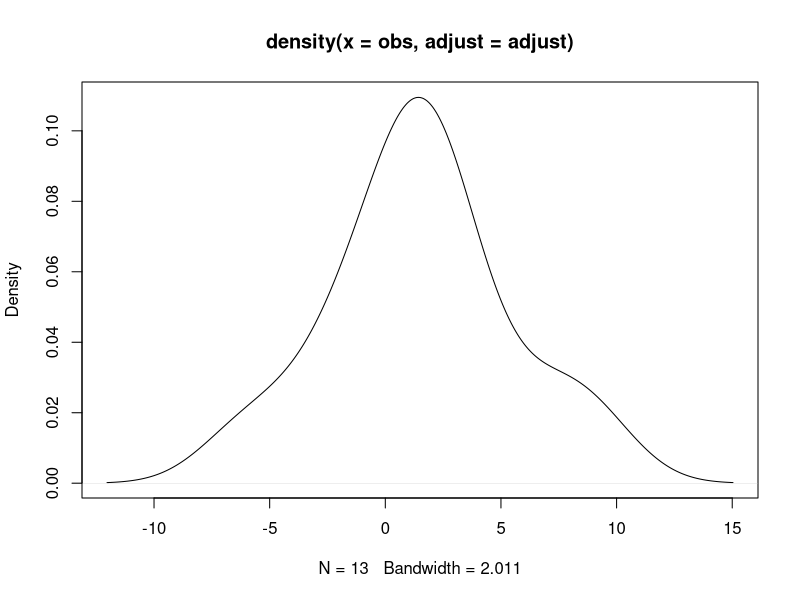
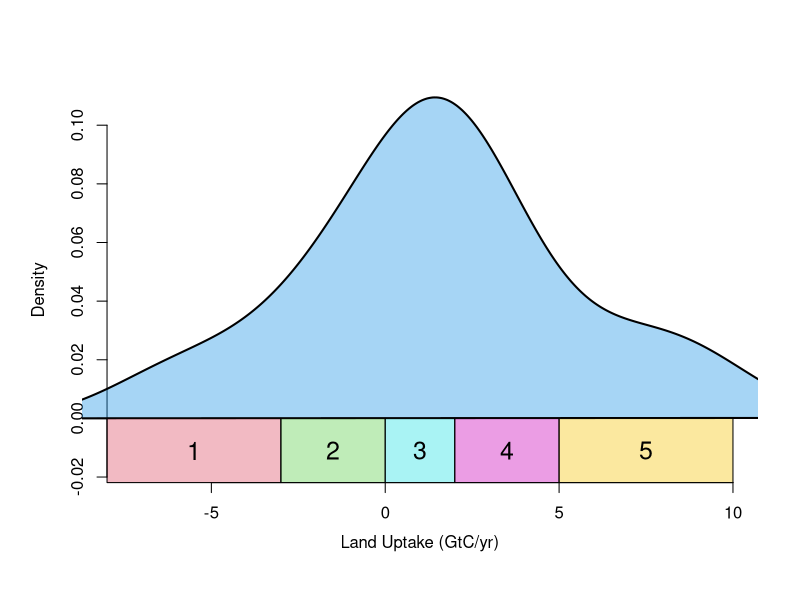
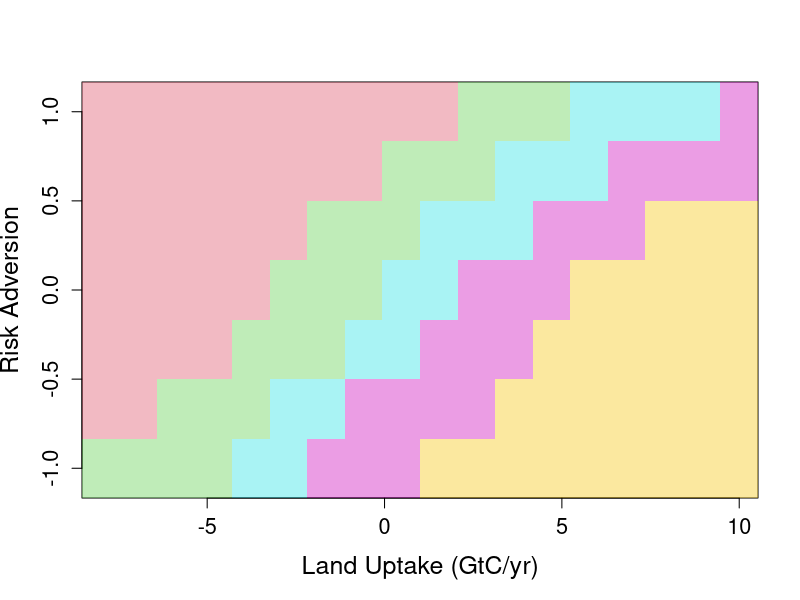
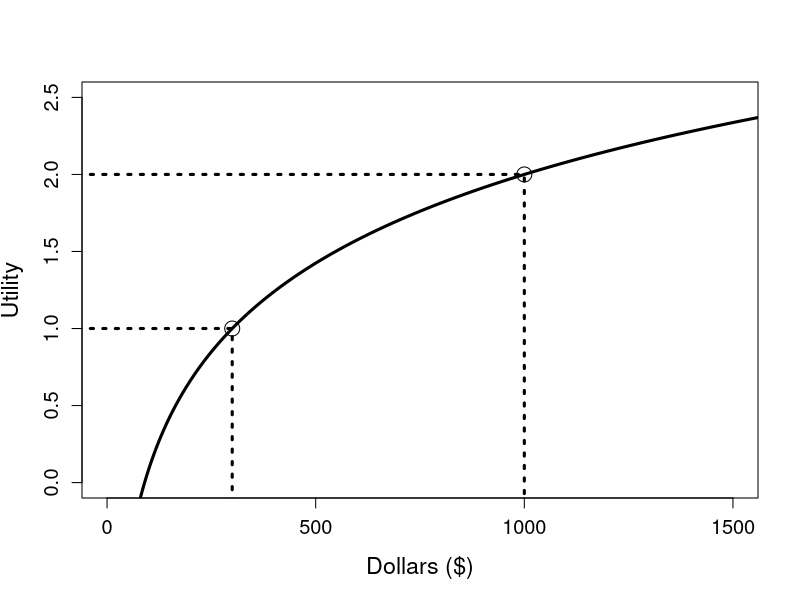

Generate these figures, in order, with R:
## ---- chunk 1

obs = c(9,7,4,3,1,1.25,1.5,1.75,2,-1,-1,-3,-6)
adjust=1.25
plot(density(obs,adjust=adjust))


filled.density <- function(x,adjust,vertical=TRUE,offset=0,...){
  den = density(x,adjust=adjust)
  if(vertical){
    polygon(c(0,den$y,0)+offset,c(den$x[1],den$x,den$x[length(den$x)]),...)
  }else{
    polygon(c(den$x[1],den$x,den$x[length(x)]),c(0,den$y,0)+offset,...)  
  }
}

col.alpha <- function(col,alpha=1){
  rgb = col2rgb(col)
  rgb(rgb[1],rgb[2],rgb[3],alpha*255,maxColorValue=255)
}

##### define parameters
xlim = c(-8,10)
x = seq(xlim[1],xlim[2],length=1000)
ymax = max(density(obs,adjust=adjust)$y)
ymin = -ymax*0.2
ylim=c(ymin,ymax)

alpha=0.4
plot(density(obs,adjust=adjust),xlim=xlim,ylim=ylim,ylab="Density",type='n',bty='n',
       xaxt="n",yaxt="n",xlab="Land Uptake (GtC/yr)",mgp=c(1,1,0)*1.7,
     main=" ")
axis(1, pos=ymin)
axis(2, pos=x[1])
filled.density(obs,adjust,FALSE,col=col.alpha(4,alpha),lwd=2)

## decisions
dbreaks = c(xlim[1],-3,0,2,5,xlim[2])
cols = c(2,3,5,6,7)
for(i in 1:(length(dbreaks)-1)){
  polygon(c(dbreaks[i],dbreaks[i+1],dbreaks[i+1],dbreaks[i]),
          c(ymin,ymin,0,0),col=col.alpha(cols[i],0.4))
  text((dbreaks[i]+dbreaks[i+1])/2,ymin/2,i,cex=1.5)
}

## Bringing in risk tolerance explicitly
col.a = tapply(cols,seq_along(cols),col.alpha,0.4)
n = 18
risk = seq(-1,1,length=7)
sink = seq(-8,10,length=n)
dec.matrix = matrix(c(2,2,2,2,3,3,4,4,4,5,5,5,5,5,5,5,5,5,
                      1,1,2,2,2,3,3,4,4,4,4,5,5,5,5,5,5,5,
                      1,1,1,1,2,2,2,3,3,4,4,4,5,5,5,5,5,5,
                      1,1,1,1,1,2,2,2,3,3,4,4,4,5,5,5,5,5,
                      1,1,1,1,1,1,2,2,2,3,3,3,4,4,4,5,5,5,
                      1,1,1,1,1,1,1,1,2,2,2,3,3,3,4,4,4,4,
                      1,1,1,1,1,1,1,1,1,1,2,2,2,3,3,3,3,4
                    ),7,n,byrow=TRUE)
image(sink,risk,t(dec.matrix),col=col.a,xlab="Land Uptake (GtC/yr)",ylab="Risk Adversion",cex.axis=1.3,cex.lab=1.5)

## ---- chunk 2
y = 10^seq(1.5,3.2,length=1000)
Y = c(300,1000)
U = c(1,2)
m = diff(U)/diff(log(Y))
b = U[1]-m*log(Y[1])
u = m*log(y)+b
plot(y,u,xlab="Dollars ($)",ylab="Utility",
     type='l',lwd=3,ylim=c(0,2.5),xlim=c(0,1500),
     cex.lab=1.4,cex.axis=1.2)
points(Y,U,cex=2)
lines(c(-100,Y[1],Y[1]),c(U[1],U[1],-3),lty=3,lwd=3)
lines(c(-100,Y[2],Y[2]),c(U[2],U[2],-3),lty=3,lwd=3)

